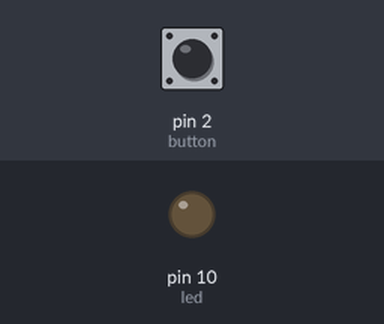
This sketch was run on a simulated Arduino Uno, built with avr-gcc and run on an emulated ATmega328P. Shown: output pins drawn as LEDs (lit = HIGH). Inputs (shaded band) come from the test bench; at power-on: pin 2 (button) LOW.

Above: at 1.2 s.
1.3 s: pin 2 (button) pulled HIGH for 0.15 s
At 3.87 s:
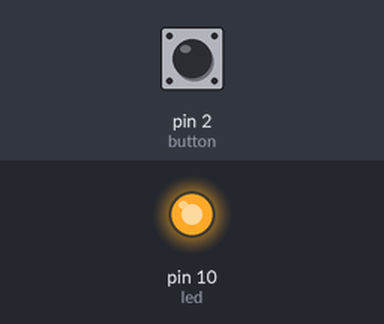
At 5.7 s:
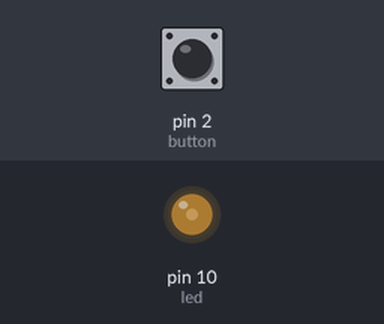
Timing chart, 0 to 10.3 s (numbered marks = the images above; inputs shaded):
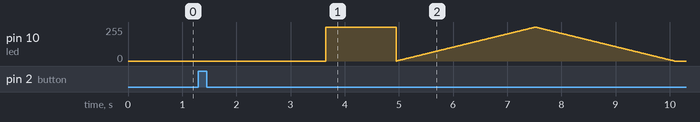

The sketch:

Interrupt4.ino
```cpp
int led=10, button=2;
float steps=100;

volatile float j=0.5;
volatile int ct=0;

void setup() {
  // put your setup code here, to run once:
  pinMode(button,INPUT);
  pinMode(led,OUTPUT);
  attachInterrupt(digitalPinToInterrupt(button),func,RISING);
}
void loop()
{
  if (ct==1){
  //for(j=0.5; j<=2; j*=2)
  float j=0.5;
  while(j<=2){
      { Serial.println("loop working");
        float i=0,k=0;
        while(i<510){
        analogWrite(led,k); delay(500*(j/steps));  //0<k<255
        if(i<255)
        {
           k++;
           i++;
        }
        if(i>=255)
        {
            k--;
            i++;
        }
        }
      digitalWrite(led,LOW);
      j*=2;
      ct=0;
      }
 }}}

 void func()
{
  Serial.println("ISR working");
  j=0.5;
  ct=1;
  Serial.println("ct=");Serial.print(ct);
}
```
